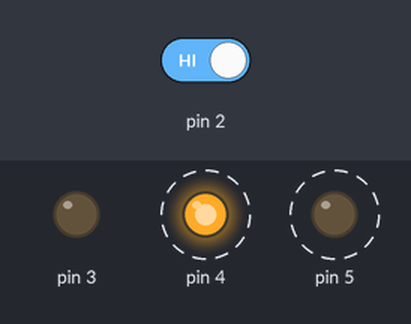
Bench run of a sketch on a simulated Arduino Uno, built with avr-gcc and run on an emulated ATmega328P. Parts: output pins drawn as LEDs (lit = HIGH). Dashed ring = blinking. The test bench sets the inputs (shaded band); at power-on: pin 2 HIGH.

Above: at 1.8 s.
1.9 s: pin 2 driven LOW
At 3.2 s:
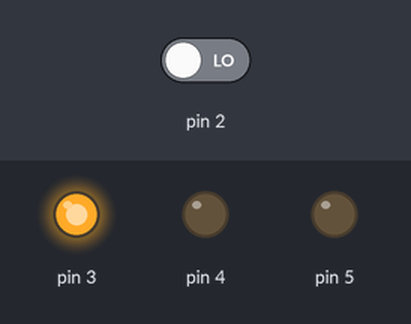
3.5 s: pin 2 driven HIGH
At 3.62 s:
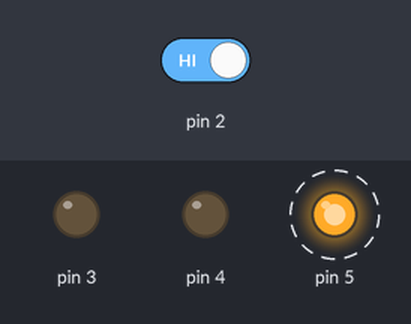
Timing chart, 0 to 12.5 s (numbered marks = the images above; inputs shaded):
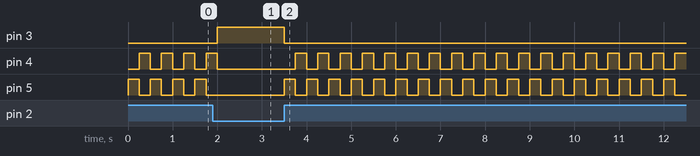

Measured:
- after the input at 1.9 s, pin 3: LOW → HIGH after 0.10 s; pin 4: goes on until 2.0 s, then stays LOW; pin 5: stops changing and stays LOW
- after the input at 3.5 s, pin 3: HIGH → LOW at once; pin 4: alternates HIGH for 0.25 s and LOW for 0.25 s, starting after 0.25 s; pin 5: alternates HIGH for 0.25 s and LOW for 0.25 s, starting at once
- by itself, pin 4, pin 5: alternates HIGH for 0.25 s and LOW for 0.25 s

The sketch:

spaceship_interface_20250827.ino
```cpp
void setup() {
  // put your setup code here, to run once:
  pinMode(3, OUTPUT);
  pinMode(4, OUTPUT);
  pinMode(5, OUTPUT);
  pinMode(2, INPUT);

}

int switchState = 0;

void loop() {
  // put your main code here, to run repeatedly:
  switchState = digitalRead(2);

  if(switchState == LOW) {
    // The button is not pressed
    digitalWrite(3, HIGH);
    digitalWrite(4, LOW);
    digitalWrite(5, LOW);
  }
  else { // The button is pressed
    digitalWrite(3, LOW);
    digitalWrite(4, LOW);
    digitalWrite(5, HIGH);

    delay(250); // wait for quarter sec
    // Toggle the LEDs
    digitalWrite(4, HIGH);
    digitalWrite(5, LOW);
    delay(250); // wait for quarter sec

  }

} // go back to beginning of loop
```
